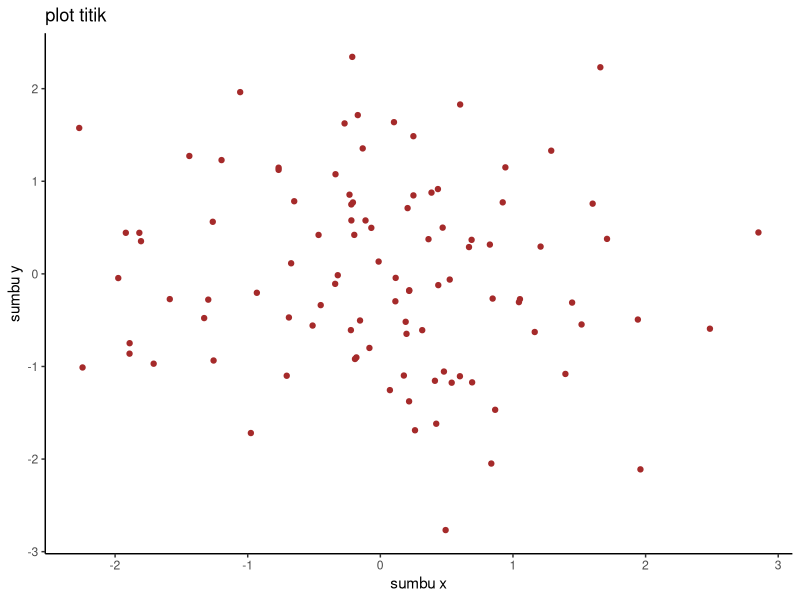
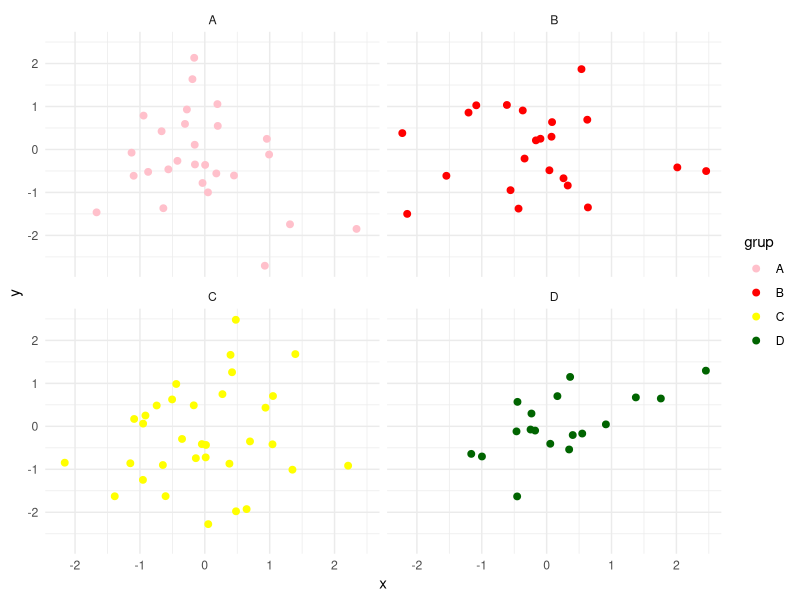
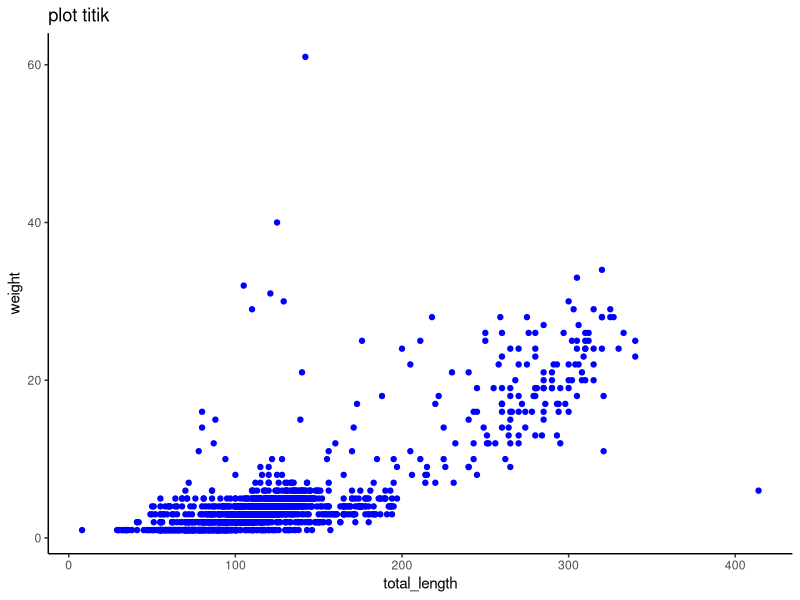
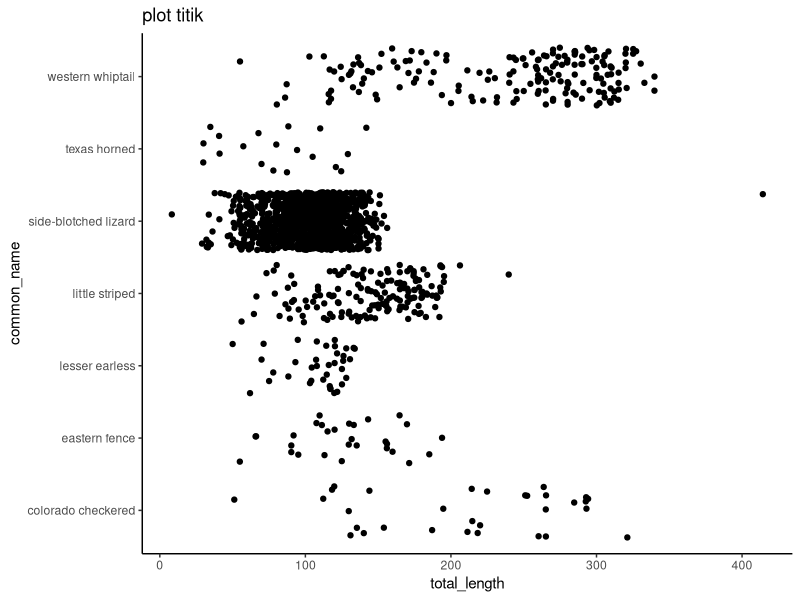
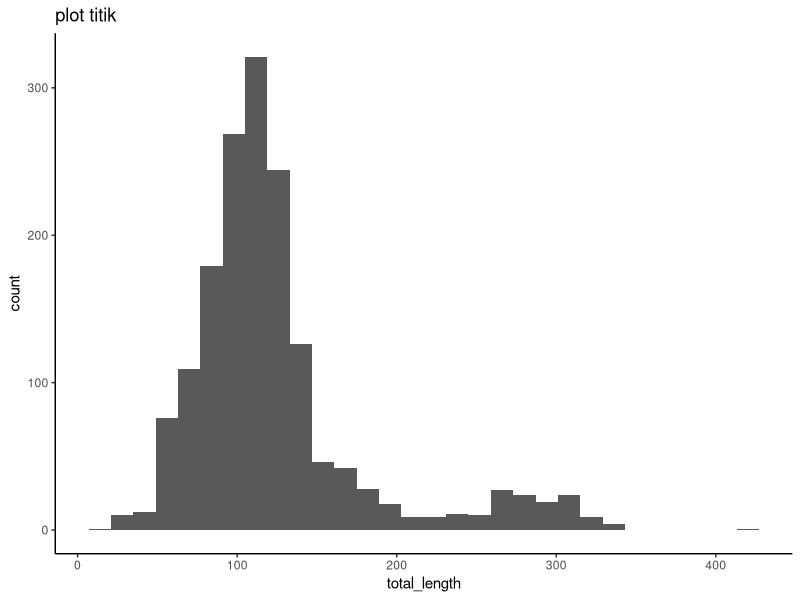
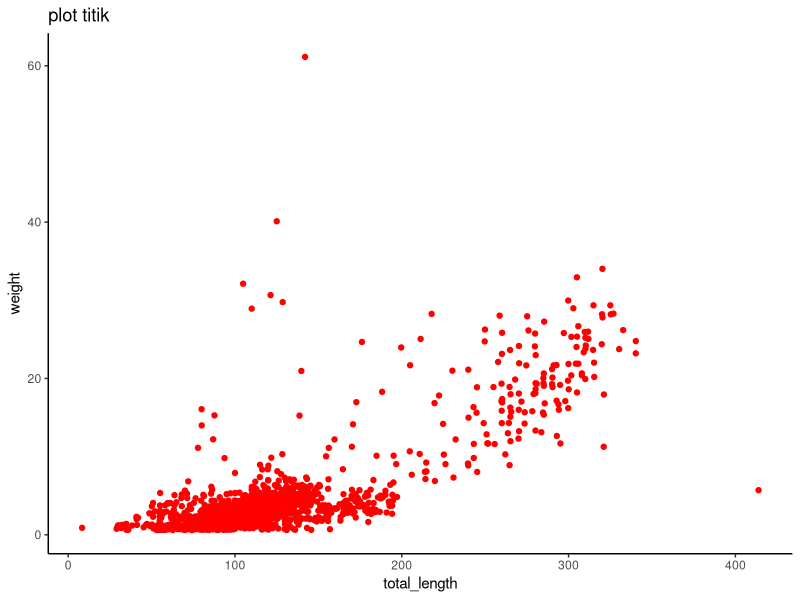
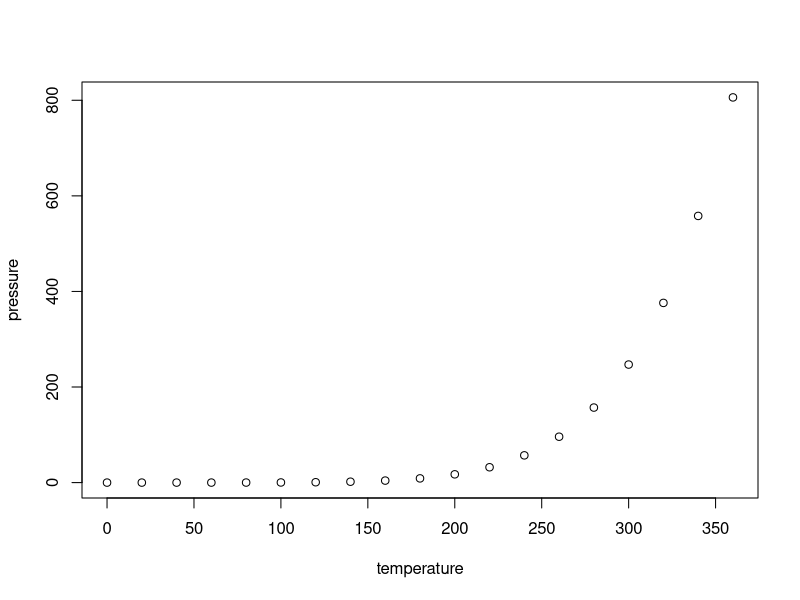

Recreate these plots in R, in order.
## ---- chunk 1
knitr::opts_chunk$set(echo = TRUE)

## ---- chunk 2
library(ggplot2)
## ---- chunk 3
data <- data.frame(x = rnorm(100), y = rnorm(100))
## ---- chunk 4
library(ggplot2) 
#buat data frame contoh
data <- data.frame(x = rnorm(100), y = rnorm(100))
#buat plot titik
ggplot(data, aes(x = x, y = y)) +
  geom_point( color = "BROWN")  +
  labs(title = "plot titik", x = "sumbu x", y = "sumbu y") +
  theme_classic()

## ---- chunk 5
#buat data frame contoh dengan variable kategorik
data <- data.frame(x = rnorm(100), y = rnorm(100), grup = sample(c("A", "B", "C", "D"), 100, replace = TRUE))

#buat plot titik dengan faceting
ggplot(data, aes(x = x, y = y, color = grup)) +
  
#Menambahkan titik pada plot dengan ukuran titik yang lebih besar (ukuran 2).
  geom_point(size = 2) +
  
#Membagi plot menjadi beberapa sub-plot berdasarkan kategori yang ada di kolom grup. Setiap kategori (A, B, C, D) akan memiliki sub-plotnya sendiri.
  facet_wrap(~ grup)+
#Menentukan warna manual untuk masing-masing kategori grup. "A" diwarnai merah, "B" biru, "C" pink, dan "D" hijau.  
  scale_color_manual(values = c("A" = "pink", "B" = "red", "C" = "yellow", "D" = "darkgreen")) +

    theme_minimal() +
labs(color = "grup")
## ---- chunk 6
library(readr)
lizards <- read_csv("lizards.csv")
## ---- chunk 7
library(ggplot2)
ggplot(lizards, aes(x= total_length, y= weight)) +
  geom_point(color = "blue") +
  labs(title = "plot titik", x= "total_length", y= "weight") + 
  theme_classic()
## ---- chunk 8
library(ggplot2)
ggplot(lizards, aes(x= total_length, y= common_name)) +
  geom_jitter() +
  labs(title = "plot titik", x= "total_length", y= "common_name") + 
  theme_classic()

## ---- chunk 9
library(ggplot2)
ggplot(lizards, aes(x= total_length)) +
  geom_histogram() +
  labs(title = "plot titik", x= "total_length") + 
  theme_classic()
## ---- chunk 10
library(ggplot2)
ggplot(lizards, aes(x= total_length,y=weight)) +
  geom_jitter(colour = "red") +
  labs(title = "plot titik", x= "total_length") + 
  theme_classic()
## ---- chunk 11
print("hello world")

## ---- chunk 12
summary(cars)
## ---- chunk 13
plot(pressure)
